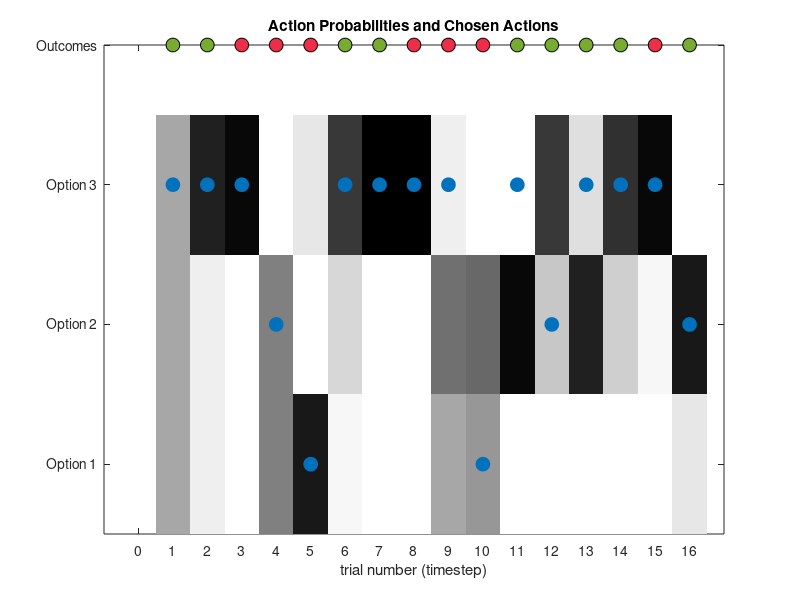

Write the MATLAB code that produced this figure.
% RL 13: Rescorla-Wagner (RW) 2 learning rates (LR) + 1 forgetting rate (FR) + time-dependent decision noise model 
% 
% Simulation & plotting script for the three-armed bandit (TAB) task 

% Reference: https://pmc.ncbi.nlm.nih.gov/articles/PMC7549782/
%% Set up
% Example block probabilities for a single block.
BlockProbs = [0.4937 0.8078 0.6343; % win probability
              0.5063 0.1922 0.3657];% loss probability

% RW 2LR + 1FR + time-depend decision noise model parameters
% 1) learning rate for wins (range between 0 and 1)
params.alpha_win = 0.5;
% 2) learning rate for losses (range between 0 and 1)
params.alpha_loss = 0.7;
% 3) forgetting rate (range between 0 and 1)
params.psi = 0.25;
% 4) information bonus (any real value)
params.gamma = 0.01;
% 5) upward shift in overall inverse temperature (range > 0)
params.beta_shift = 6;
% 6) steepness of change in inverse temperature over time (any real value)
params.beta_slope = 0.1;

%% Run simulation

% For a decision task with N choices.
N_CHOICES = 3;
% Total number of trials (T) per block.
T = 16;

% Set up vectors with dimensions for both time and number of choices to keep track of
% components of choice value over time:
expected_value_w_info = zeros(N_CHOICES, T);    % overall expected value
expected_reward_value = zeros(N_CHOICES, T);    % value of expected reward
expected_info_value = zeros(N_CHOICES, T);      % value of expected information gain
last_chosen = zeros(N_CHOICES, T);              % trial number where an action was last taken  

% Represents the probability distribution (P) over choices on each trial.
P = zeros(N_CHOICES, T);

% Empty vectors to store stimulated choices, rewards, action probabilities, and
% prediction error, and beta values.
sim_choices = zeros(1, T);
sim_rewards = zeros(1, T);
action_probabilities = zeros(1, T);
prediction_error_sequence = zeros(1,T);
beta = zeros(1, T);

% For each trial (timestep)...
for t = 1:T
    
    % Compute beta values. 
    beta(t) = params.beta_shift*((t/10).^params.beta_slope);
    
    % Compute expected value for each option.
    expected_info_value(:, t) = (t-last_chosen(:,t));
    expected_value_w_info(:, t) = expected_reward_value(:, t) + params.gamma*expected_info_value(:, t);
    
    % Compute action probabilities.
    P(:, t) = exp(beta(t) * expected_value_w_info(:, t)) / sum(exp(beta(t) * expected_value_w_info(1:N_CHOICES, t)));
    
    % Simulate actions.
    choice_at_t = find(rand < cumsum(P(:,t)),1);
    sim_choices(1,t) = choice_at_t;
    
    % Store the probability of chosen action on current trial.
    action_probabilities(t) = P(choice_at_t, t);
    
    % Copy previous values (to keep unchosen choices at
    % the same value from the previous timestep).
    expected_reward_value(:, t + 1) = expected_reward_value(:, t);
    last_chosen(:, t + 1) = last_chosen(:, t);
    last_chosen(choice_at_t, t + 1) = t;
    
    % Simulate rewards.
    outcome = find(rand < cumsum(BlockProbs(:, choice_at_t)), 1); % 1: win, 2: loss
    sim_rewards(1, t) =  -1 * (outcome -2); % 1: win, 0: loss
    
    % Compute prediction error.
    if sim_rewards(1, t) == 1
        prediction_error = sim_rewards(1, t) - expected_reward_value(choice_at_t, t);
    elseif sim_rewards(1, t) == 0
        reward_trans = -1; % transform loss value to -1
        prediction_error = reward_trans - expected_reward_value(choice_at_t, t);
    end
    
    % Update expected reward value of the chosen option.
    if sim_rewards(1, t) == 1
        expected_reward_value(choice_at_t, t+1) = expected_reward_value(choice_at_t, t) + params.alpha_win*prediction_error;
    elseif  sim_rewards(1, t) == 0
        expected_reward_value(choice_at_t, t+1) = expected_reward_value(choice_at_t, t) + params.alpha_loss*prediction_error;
    end
    
    % Forgetting for unchosen options.
    unchose_opt_ls = find([1 2 3] ~= choice_at_t);
    expected_reward_value(unchose_opt_ls, t+1) = (1-params.psi)*(expected_reward_value(unchose_opt_ls, t));

    % Store the value of prediction error. 
    prediction_error_sequence(t) = prediction_error;
    
    % Trims final value in expected reward value (is an extra value beyond
    % trials).
    expected_reward_value = expected_reward_value(:, 1:T);
    
end

%% Plotting
% Plot the choices(blue), outcomes(green/red), and action probabilties (gray scale; darker = higher probability) 
% of all options across trials (timestep).
col = {[0, 0.4470, 0.7410], ...       % blue
       [0.4660, 0.6740, 0.1880], ...  % green
       [0.9350, 0.1780, 0.2840], ...  % red
      };                    
cols = [0:1/32:1; 0:1/32:1; 0:1/32:1]';
MarkerSize = 10;

figure(1)
for i = 1:T
    if sim_rewards(1, i) == 1
        plot(i,4,'o','MarkerSize',MarkerSize,"MarkerEdgeColor", 'black','MarkerFaceColor',col{2})
        hold on
    else
        plot(i,4,'o','MarkerSize',MarkerSize,"MarkerEdgeColor", 'black','MarkerFaceColor',col{3})
        hold on
    end
end

imagesc([1 - P]); colormap(cols) , hold on
plot([sim_choices],'o','MarkerSize',MarkerSize,"MarkerEdgeColor", col{1},'MarkerFaceColor',col{1})
xlabel("trial number (timestep)")
title('Action Probabilities and Chosen Actions')
xlim([-1,T+1])
set(gca, 'XTick', [0:T]),
set(gca, 'YTick', [1:4]), set(gca, 'YTickLabel', {'Option 1','Option 2','Option 3' 'Outcomes' })
